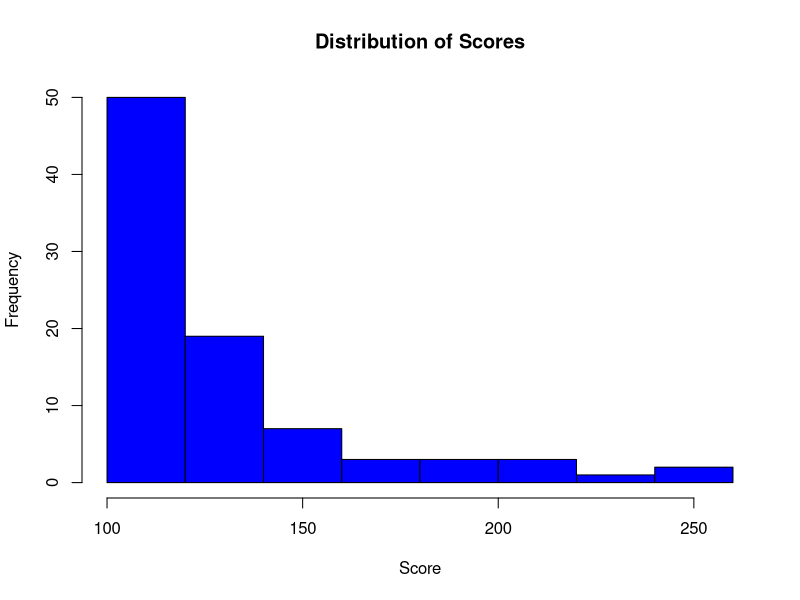
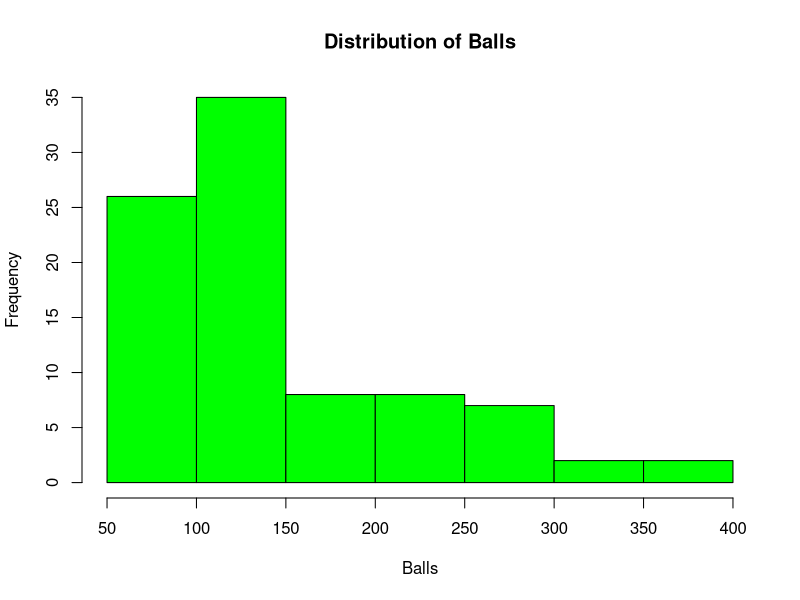
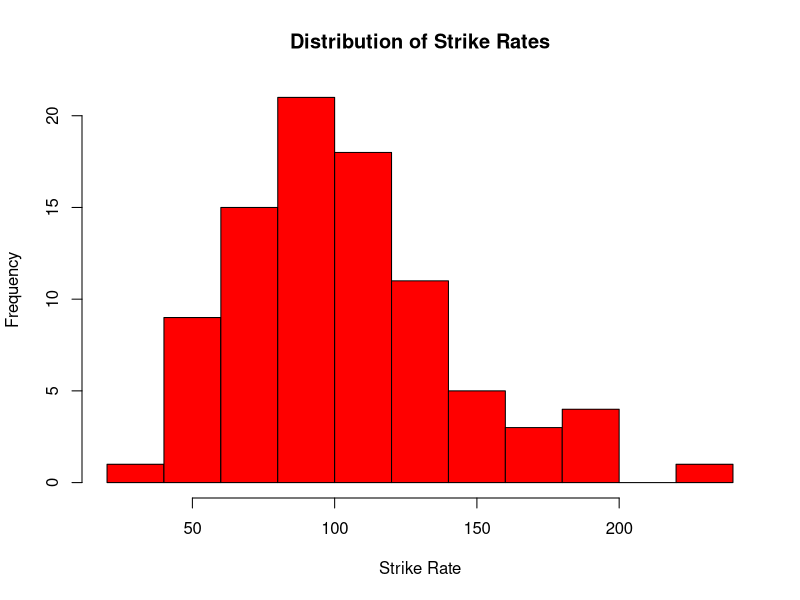
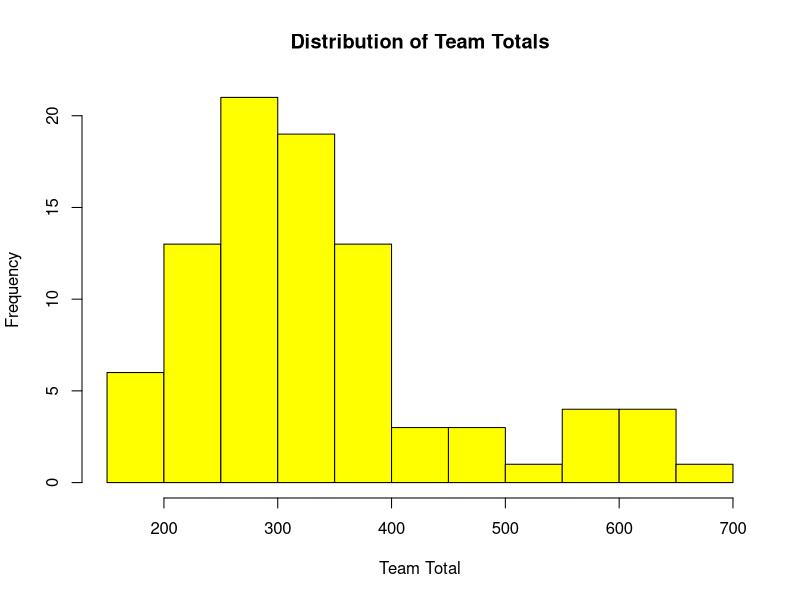
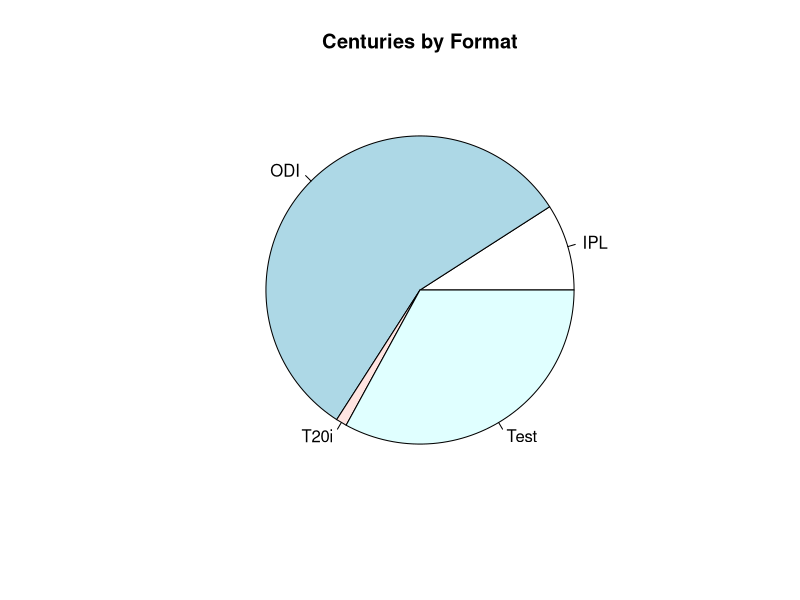
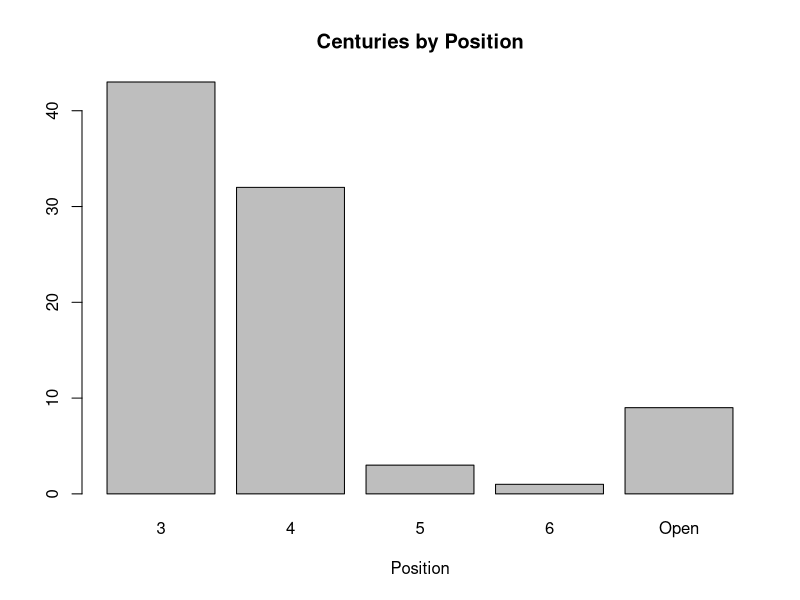
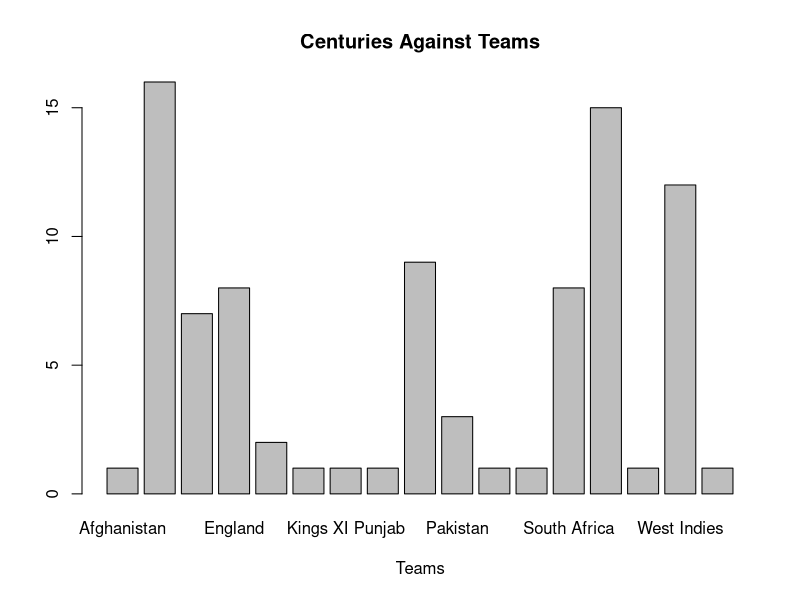
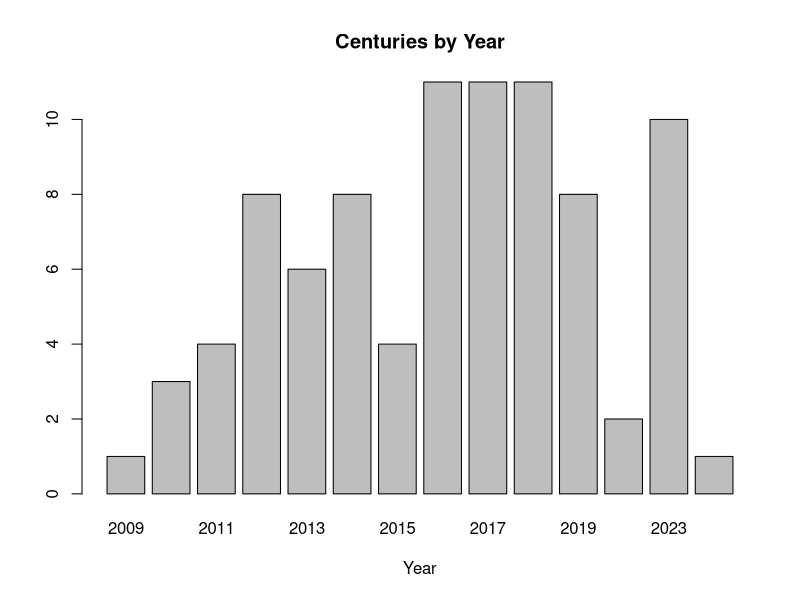

The R script that drew these images, in order:
# Virat Kohli Century Analysis

# Load required libraries
library(tidyverse)
library(corrplot)
library(nortest)
library(car)

# Read the data
data <- read.csv("IS 2105 - Proposal - Group18 - Dataset.csv")
View(data)

# Replace "T20" with "IPL" in Format column
data$Format <- ifelse(data$Format == "T20", "IPL", data$Format)
view(data)

# 1. Univariate Analysis

# Summary statistics for quantitative variables
# Numerical Variables

# Score
hist(data$Score, main="Distribution of Scores", xlab="Score", col="blue")

# Balls
hist(data$Balls, main="Distribution of Balls", xlab="Balls", col="green")

# Strike Rate
hist(data$Strike.Rate, main="Distribution of Strike Rates", xlab="Strike Rate", col="red")

# Team Total
hist(data$Team.Total, main="Distribution of Team Totals", xlab="Team Total", col="yellow")

# Summary statistics for qualitative variables
# Categorical Variables

# Format
table(data$Format)
pie(table(data$Format), 
    main = "Centuries by Format", 
    labels = names(table(data$Format)))

# Position
table(data$Position)
barplot(table(data$Position), main="Centuries by Position", xlab="Position")

# Against
table(data$Against)
barplot(table(data$Against), main="Centuries Against Teams", xlab="Teams")

# Year
table(data$Year)
barplot(table(data$Year), main="Centuries by Year", xlab="Year")

# Not Out
table(data$Not.Out)
pie(table(data$Not.Out), 
    main = "Centuries by Not Out", 
    labels = names(table(data$Not.Out)))

# Man of the Match (MOTM)
table(data$MOTM)
pie(table(data$MOTM), 
    main = "Centuries by Man of the Match", 
    labels = names(table(data$MOTM)))

# Win
table(data$Win)
barplot(table(data$Win), main="Centuries by Win", xlab="Win")

# Captain
table(data$Captain)
pie(table(data$Captain), 
    main = "Centuries by Captain", 
    labels = names(table(data$Captain)))

# 2. Bivariate Analysis

# Scatter plot for two numerical variables
ggplot(data, aes(x = Balls, y = Score, color = Format)) +
  geom_point() +
  labs(title = "Score vs Balls by Format", x = "Balls", y = "Score")

ggplot(data, aes(x = Strike.Rate, y = Score, color = Format)) +
    geom_point() +
    labs(title = "Score vs Strike Rate by Format", x = "Strike Rate", y = "Score")

ggplot(data, aes(x = Score, y = Team.Total, color = Format)) +
    geom_point() +
    labs(title = "Score vs Team Total by Format", x = "Score", y = "Team Total")

# Two-way table for two categorical variables
table(data$Format, data$Win)
table(data$Format, data$MOTM)
table(data$Format, data$Captain)

table(data$Position, data$Win)
table(data$Position, data$MOTM)

# Numerical vs Categorical
# Boxplot

boxplot(Strike.Rate ~ MOTM,
        data=data,
        main = "Strike Rate by Man of the Match",
        xlab = "MOTM",
        ylab = "Strike Rate",
        col = c("lightpink", "lightyellow"))

boxplot(Score ~ Captain,
        data=data,
        main = "Score by Captain",
        xlab = "Captain",
        ylab = "Score",
        col = c("lightblue", "lightgreen"))

# Density Plot
ggplot(data, aes(x = Score, fill = Win)) +
  geom_density(alpha = 0.5) +
  labs(title = "Density Plot of Score by Win", x = "Score", y = "Density")

ggplot(data, aes(x = Score, fill = Captain)) +
  geom_density(alpha = 0.5) +
  labs(title = "Density Plot of Score by Captain", x = "Score", y = "Density")

# Bar Plot
ggplot(data, aes(x = Not.Out, fill = Format)) +
  geom_bar(position = "fill") +
  labs(title = "Proportion of Not Outs by Format", x = "Not Out", y = "Proportion")

ggplot(data, aes(x = MOTM, fill = Format)) +
  geom_bar(position = "fill") +
  labs(title = "Proportion of MOTH by Format", x = "MOTM", y = "Proportion")

# Time Series Analysis

# Line Plot
# Average Score with year
yearly_avg <- aggregate(Score ~ Year, data = data, FUN = mean)
ggplot(yearly_avg, aes(x = Year, y = Score)) +
  geom_line() +
  geom_point() +
  labs(title = "Average Score Trend Over Years", x = "Year", y = "Average Score")

# Outlier Detection
# Boxplot
boxplot(data$Score, main="Boxplot of Score", col="blue")
boxplot(data$Balls, main="Boxplot of Balls", col="green")
boxplot(data$Strike.Rate, main="Boxplot of Strike Rate", col="red")
boxplot(data$Team.Total, main="Boxplot of Team Total", col="yellow")
boxplot(data$Wickets.lost, main="Boxplot of Wickets Lost", col="orange")

# Hypothesis Testing
# T-test
t.test(data$Score[data$Format == "ODI"], data$Score[data$Format == "Test"])
t.test(data$Score[data$Win == "Yes"], data$Score[data$Win == "No"])
t.test(data$Score[data$Not.Out == "Yes"], data$Score[data$Not.Out == "No"])
t.test(data$Score[data$MOTM == "Yes"], data$Score[data$MOTM == "No"])
t.test(data$Score[data$Captain == "Yes"], data$Score[data$Captain == "No"])

# 3. Regression Analysis
lm_model <- lm(Score ~ Balls + Strike.Rate, data = data)
summary(lm_model)

lm_model <- lm(Score ~ Team.Total + Wickets.lost, data = data)
summary(lm_model)
